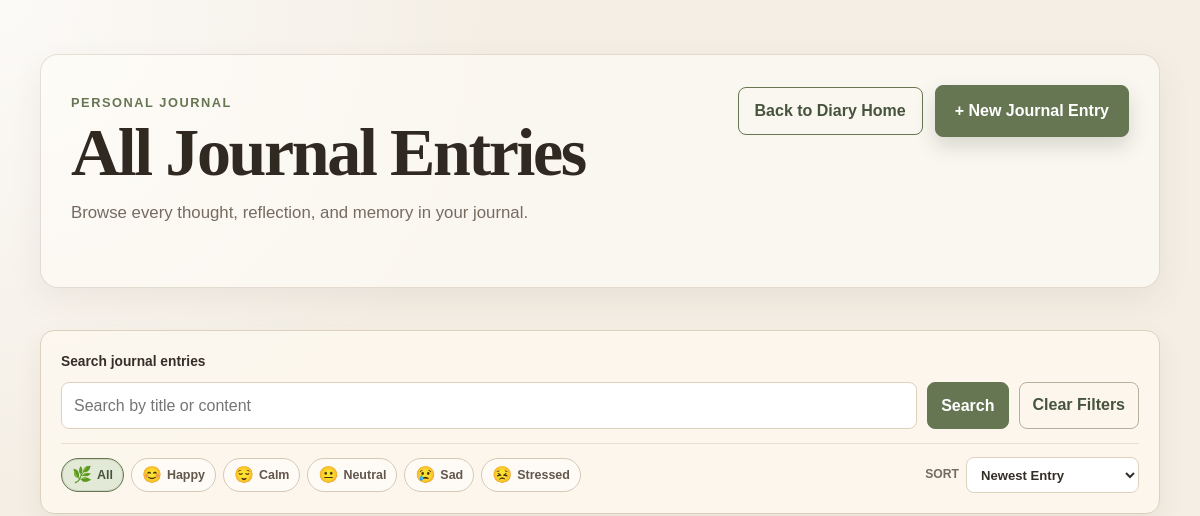
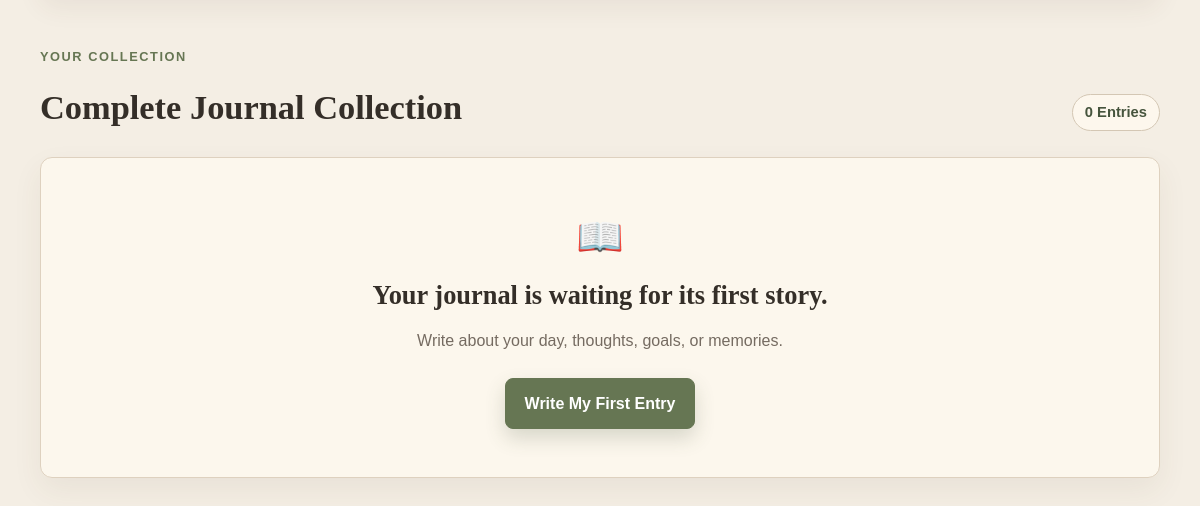
Before: /modules/diary/all_entries.php (signed in) with the older database file (2 pictures, top to bottom).
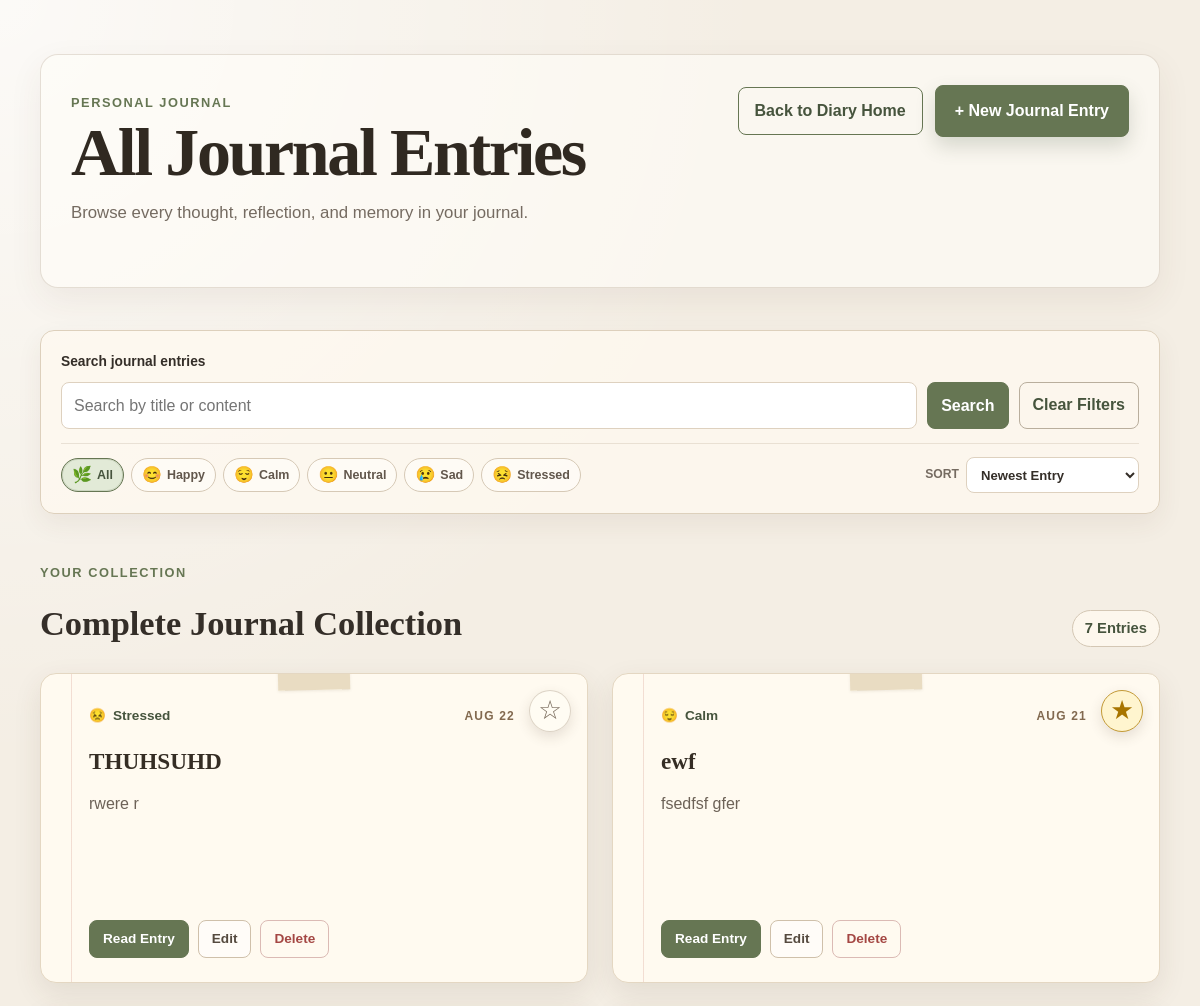
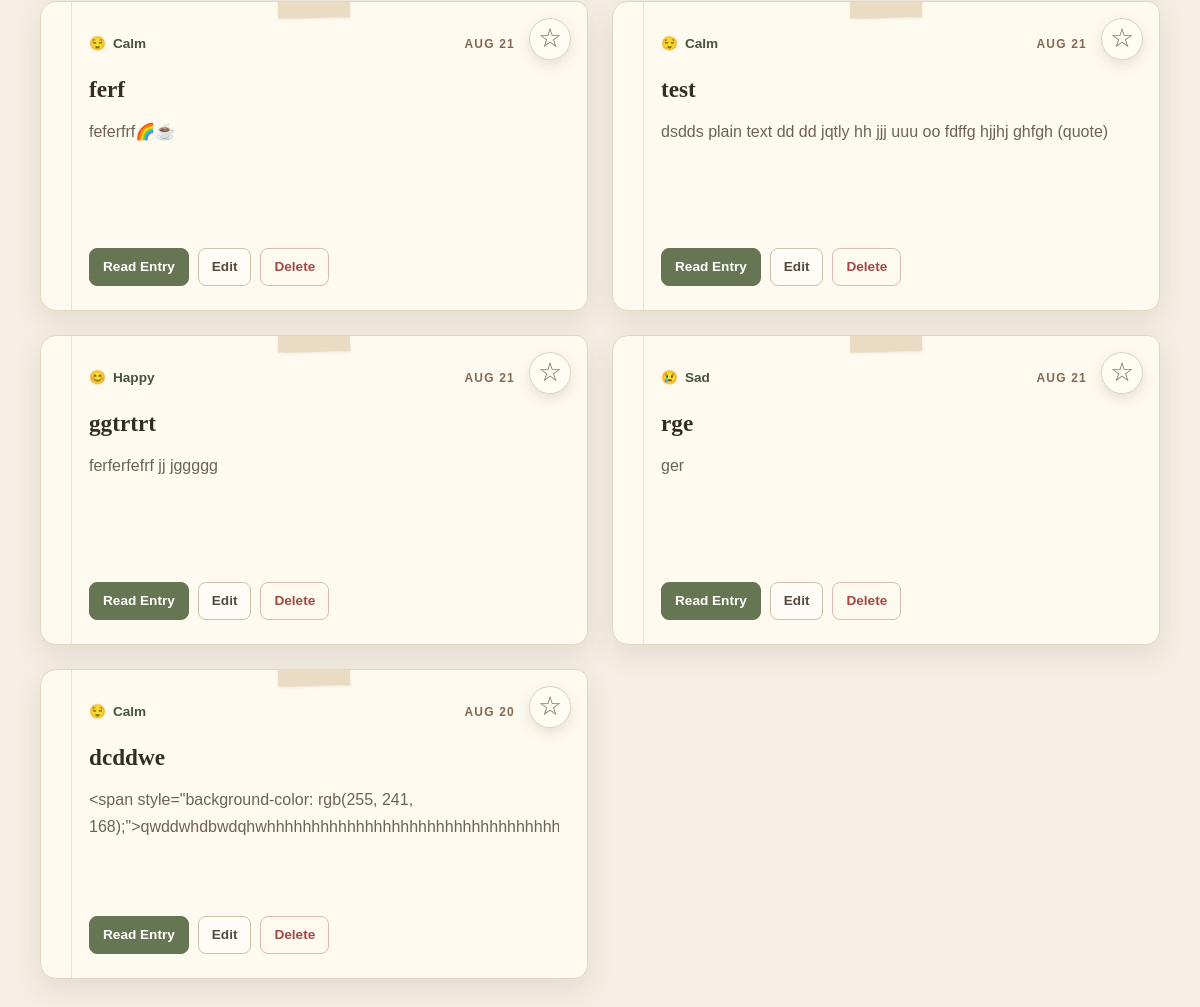
After: the same page with the newer database file (2 pictures, top to bottom).
### tables this page shows
CREATE TABLE `diary_entries` (
  `diary_id` int(11) NOT NULL,
  `user_id` int(11) NOT NULL,
  `title` varchar(150) NOT NULL,
  `content` text NOT NULL,
  `mood` varchar(30) NOT NULL,
  `entry_date` date NOT NULL,
  `created_at` timestamp NOT NULL DEFAULT current_timestamp(),
  `updated_at` timestamp NOT NULL DEFAULT current_timestamp() ON UPDATE current_timestamp(),
  `is_favorite` tinyint(1) NOT NULL DEFAULT 0
);

### modules/diary/all_entries.php (the view, shortened to what the changed rows need)
<?php
require_once __DIR__ . '/../../includes/session_check.php';
require_once __DIR__ . '/../../config/database.php';
require_once __DIR__ . '/diary_model.php';
require_once __DIR__ . '/diary_content.php';
$entries = getDiaryEntriesForUser($conn, $logged_in_user_id);
$load_error = $entries === false;
$search_term = isset($_GET['search']) && is_string($_GET['search'])
    ? trim($_GET['search'])
    : '';
$allowed_mood_filters = array('Happy', 'Calm', 'Neutral', 'Sad', 'Stressed');
$mood_filter_options = array(
    '' => array('label' => 'All', 'emoji' => '🌿'),
    'Happy' => array('label' => 'Happy', 'emoji' => '😊'),
    'Calm' => array('label' => 'Calm', 'emoji' => '😌'),
    'Neutral' => array('label' => 'Neutral', 'emoji' => '😐'),
    'Sad' => array('label' => 'Sad', 'emoji' => '😢'),
    'Stressed' => array('label' => 'Stressed', 'emoji' => '😣')
);
$requested_mood_filter = isset($_GET['mood']) && is_string($_GET['mood'])
    ? $_GET['mood']
    : '';
$mood_filter = in_array($requested_mood_filter, $allowed_mood_filters, true)
    ? $requested_mood_filter
    : '';
$allowed_sort_values = array('newest', 'oldest', 'updated');
$requested_sort = isset($_GET['sort']) && is_string($_GET['sort'])
    ? $_GET['sort']
    : 'newest';
$sort_value = in_array($requested_sort, $allowed_sort_values, true)
    ? $requested_sort
    : 'newest';
$diary_css_version = filemtime(__DIR__ . '/../../assets/css/diary.css');
function allEntriesEscape($value) {
    return htmlspecialchars((string) $value, ENT_QUOTES, 'UTF-8');
}
function allEntriesFavoriteButton($entry, $csrf_token) {
    $is_favorite = isset($entry['is_favorite']) && (int) $entry['is_favorite'] === 1;
    $label = $is_favorite ? 'Remove from favorites' : 'Add to favorites';
    ?>
    <form class="diary-favorite-form" action="favorite_handler.php" method="post">
        <button
            class="diary-favorite-button<?php echo $is_favorite ? ' is-favorite' : ''; ?>"
            type="submit"
            aria-label="<?php echo allEntriesEscape($label); ?>"
            aria-pressed="<?php echo $is_favorite ? 'true' : 'false'; ?>"
            title="<?php echo allEntriesEscape($label); ?>"
        ><?php echo $is_favorite ? '★' : '☆'; ?></button>
    </form>
    <?php
}
function allEntriesContentPreview($content, $limit = 180) {
    $content = diaryContentToPlainText($content);
    $content = trim(preg_replace('/\s+/', ' ', $content));
    if (function_exists('mb_strlen') && function_exists('mb_substr')) {
        return mb_strlen($content, 'UTF-8') > $limit
            ? mb_substr($content, 0, $limit, 'UTF-8') . '...'
            : $content;
    }
    return strlen($content) > $limit
        ? substr($content, 0, $limit) . '...'
        : $content;
}
function allEntriesCardDate($entry_date) {
    $entry_date = (string) $entry_date;
    $date = DateTime::createFromFormat('!Y-m-d', $entry_date);
    return $date && $date->format('Y-m-d') === $entry_date
        ? strtoupper($date->format('M d'))
        : $entry_date;
}
function allEntriesMoodEmoji($mood) {
    $icons = array(
        'Happy' => '😊',
        'Calm' => '😌',
        'Neutral' => '😐',
        'Sad' => '😢',
        'Stressed' => '😣'
    );
    return isset($icons[$mood]) ? $icons[$mood] : '📝';
}
$filtered_entries = $entries;
$filters_active = $search_term !== '' || $mood_filter !== '';
usort($filtered_entries, function ($first_entry, $second_entry) use ($sort_value) {
    $first_entry_date = isset($first_entry['entry_date']) ? (string) $first_entry['entry_date'] : '';
    $second_entry_date = isset($second_entry['entry_date']) ? (string) $second_entry['entry_date'] : '';
    $first_created_at = isset($first_entry['created_at']) ? (string) $first_entry['created_at'] : '';
    $second_created_at = isset($second_entry['created_at']) ? (string) $second_entry['created_at'] : '';
    if ($sort_value === 'updated') {
        $first_updated_at = isset($first_entry['updated_at']) ? (string) $first_entry['updated_at'] : '';
        $second_updated_at = isset($second_entry['updated_at']) ? (string) $second_entry['updated_at'] : '';
        $updated_comparison = strcmp($second_updated_at, $first_updated_at);
        if ($updated_comparison !== 0) {
            return $updated_comparison;
        }
        $date_comparison = strcmp($second_entry_date, $first_entry_date);
        return $date_comparison !== 0
            ? $date_comparison
            : strcmp($second_created_at, $first_created_at);
    }
    if ($sort_value === 'oldest') {
        $date_comparison = strcmp($first_entry_date, $second_entry_date);
        return $date_comparison !== 0
            ? $date_comparison
            : strcmp($first_created_at, $second_created_at);
    }
    $date_comparison = strcmp($second_entry_date, $first_entry_date);
    return $date_comparison !== 0
        ? $date_comparison
        : strcmp($second_created_at, $first_created_at);
});
$result_count = count($filtered_entries);
?>
<!DOCTYPE html>
<html lang="en">
<head>
    <link rel="stylesheet" href="../../assets/css/diary.css?v=<?php echo rawurlencode((string) $diary_css_version); ?>">
</head>
<body class="diary-page diary-home-page diary-all-entries-page">
    <main class="diary-container">
        <section class="diary-home-hero diary-all-entries-hero">
            <header class="diary-list-header">
                <div class="diary-title-group">
                    <h1>All Journal Entries</h1>
                </div>
            </header>
        </section>
        <section class="diary-search-panel" aria-labelledby="diary-search-heading">
            <form class="diary-search-form" action="all_entries.php" method="get" role="search">
                <div class="diary-all-entries-filter-row">
                    <div class="diary-mood-filter-toolbar" role="group" aria-label="Filter journal entries by mood">
                    <?php foreach ($mood_filter_options as $mood_value => $mood_option): ?>
                        <?php
                        $mood_link_parameters = array();
                        if ($mood_value !== '') {
                            $mood_link_parameters['mood'] = $mood_value;
                        }
                        $mood_link_url = 'all_entries.php';
                        if (!empty($mood_link_parameters)) {
                            $mood_link_url .= '?' . http_build_query($mood_link_parameters);
                        }
                        $mood_is_active = $mood_filter === $mood_value;
                        ?>
                        <a
                            class="diary-mood-filter-option<?php echo $mood_is_active ? ' is-active' : ''; ?>"
                            href="<?php echo allEntriesEscape($mood_link_url); ?>"
                            <?php echo $mood_is_active ? 'aria-current="true"' : ''; ?>
                        >
                            <span class="diary-mood-filter-emoji" aria-hidden="true"><?php echo allEntriesEscape($mood_option['emoji']); ?></span>
                            <span><?php echo allEntriesEscape($mood_option['label']); ?></span>
                        </a>
                    <?php endforeach; ?>
                    </div>
                </div>
            </form>
        </section>
        <?php if ($load_error): ?>
            <div class="diary-alert diary-alert-error" role="alert">
                Your journal entries could not be loaded right now. Please try again later.
            </div>
        <?php else: ?>
            <section class="diary-library" aria-labelledby="all-entries-heading">
                <div class="diary-section-heading">
                    <div>
                        <p class="diary-eyebrow">Your Collection</p>
                        <h2 id="all-entries-heading">Complete Journal Collection</h2>
                    </div>
                    <p class="diary-result-count">
                        <?php echo allEntriesEscape($result_count); ?>
                        <?php if ($filters_active): ?>
                            <?php echo $result_count === 1 ? 'Matching Entry' : 'Matching Entries'; ?>
                        <?php else: ?>
                            <?php echo $result_count === 1 ? 'Entry' : 'Entries'; ?>
                        <?php endif; ?>
                    </p>
                </div>
                <?php if (empty($filtered_entries)): ?>
                    <?php if ($filters_active): ?>
                        <section class="diary-empty-state diary-search-empty">
                            <span class="diary-empty-icon" aria-hidden="true">🔎</span>
                            <h2>No journal entries found.</h2>
                            <p>Try different filters or clear them to see your complete collection.</p>
                            <a class="diary-button diary-button-secondary" href="all_entries.php">Clear Filters</a>
                        </section>
                    <?php else: ?>
                        <section class="diary-empty-state diary-empty-journal">
                            <span class="diary-empty-icon" aria-hidden="true">📖</span>
                            <h2>Your journal is waiting for its first story.</h2>
                            <p>Write about your day, thoughts, goals, or memories.</p>
                            <a class="diary-button diary-new-entry-button" href="add.php">Write My First Entry</a>
                        </section>
                    <?php endif; ?>
                <?php else: ?>
                    <div class="diary-entry-list">
                        <?php foreach ($filtered_entries as $entry): ?>
                            <article class="diary-journal-card">
                                <?php allEntriesFavoriteButton($entry, $_SESSION['diary_favorite_csrf_token']); ?>
                                <header class="diary-card-meta">
                                    <span class="diary-card-mood">
                                        <span aria-hidden="true"><?php echo allEntriesEscape(allEntriesMoodEmoji($entry['mood'])); ?></span>
                                        <?php echo allEntriesEscape($entry['mood']); ?>
                                    </span>
                                    <time datetime="<?php echo allEntriesEscape($entry['entry_date']); ?>">
                                        <?php echo allEntriesEscape(allEntriesCardDate($entry['entry_date'])); ?>
                                    </time>
                                </header>
                                <h3><?php echo allEntriesEscape($entry['title']); ?></h3>
                                <p class="diary-entry-preview">
                                    <?php echo allEntriesEscape(allEntriesContentPreview($entry['content'])); ?>
                                </p>
                                <footer class="diary-card-actions">
                                    <a class="diary-action-button diary-action-primary" href="view.php?id=<?php echo rawurlencode((string) $entry['diary_id']); ?>">Read Entry</a>
                                    <a class="diary-action-button diary-action-secondary" href="edit.php?id=<?php echo rawurlencode((string) $entry['diary_id']); ?>">Edit</a>
                                    <form action="delete_handler.php" method="post">
                                        <button class="diary-action-button diary-action-delete" type="submit">Delete</button>
                                    </form>
                                </footer>
                            </article>
                        <?php endforeach; ?>
                    </div>
                <?php endif; ?>
            </section>
        <?php endif; ?>
    </main>
</body>
</html>

Changed rows visible on the page:
added diary_entries: mood "😣", mood "Stressed", entry_date "AUG 22", title "THUHSUHD", content "rwere r"
added diary_entries: mood "😌", mood "Calm", entry_date "AUG 21", title "ewf", content "fsedfsf gfer", is_favorite 1 (drawn)
added diary_entries: mood "😌", mood "Calm", entry_date "AUG 21", title "ferf", content "feferfrf🌈☕"
added diary_entries: mood "😌", mood "Calm", entry_date "AUG 21", title "test", content "dsdds plain text dd dd jqtly hh jjj uuu oo fdffg hjjhj ghfgh (quote)"
added diary_entries: mood "😊", mood "Happy", entry_date "AUG 21", title "ggtrtrt", content "ferferfefrf jj jggggg"
added diary_entries: mood "😢", mood "Sad", entry_date "AUG 21", title "rge", content "ger"
added diary_entries: mood "😌", mood "Calm", entry_date "AUG 20", title "dcddwe", content "<span style=\"background-color: rgb(255, 241,…"
Other visible differences:
allEntriesEscape($result_count): "0" → "7"
text no longer shown: "📖 Your journal is waiting for its first story. Write about your day, thoughts, goals, or memories. Write My First Entry"
